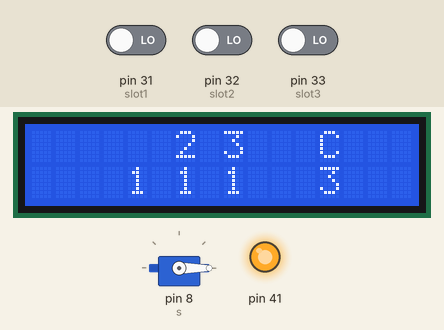
This sketch was run on a simulated Arduino Mega 2560, built with avr-gcc and run on an emulated ATmega2560. On the bench: 16×2 character LCD, servo, output pins drawn as LEDs (lit = HIGH). The inputs (shaded band) are chosen by the test bench; at power-on: pin 31 (slot1) LOW, pin 32 (slot2) LOW, pin 33 (slot3) LOW. What the sketch prints to the serial monitor is not drawn.

Above: at 1.3 s.
1.4 s: pin 31 (slot1) driven HIGH
At 2.6 s:
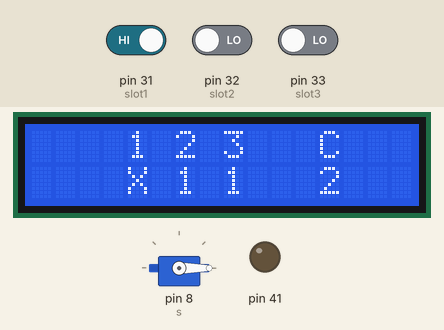
2.9 s: pin 32 (slot2) driven HIGH
At 4.1 s:
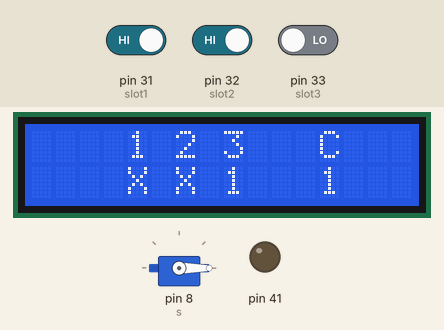
4.4 s: pin 33 (slot3) driven HIGH
At 5.6 s:
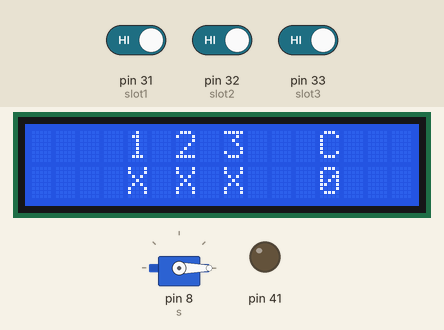
5.9 s: pin 31 (slot1) driven LOW
At 6.7 s:
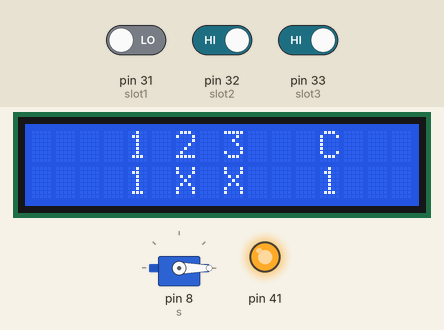
7.4 s: pin 32 (slot2) driven LOW
At 8.6 s:
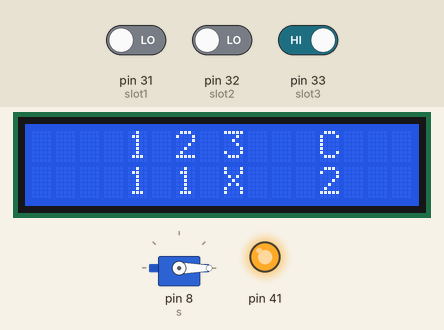
8.9 s: pin 33 (slot3) driven LOW
At 9.7 s:
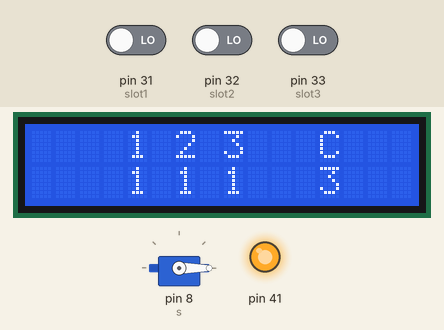
Timing chart, 0 to 11.4 s (numbered marks = the images above; inputs shaded):
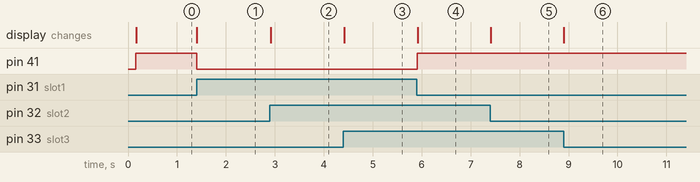

The sketch:

automated_garage.ino
```cpp
#include<LiquidCrystal.h>
#include<Servo.h>
Servo s;

int slot1 = 31;
int slot2 = 32;
int slot3 = 33;
int slot4 = 34;
int slot5 = 35;
int slot6 = 36;

const int rs= 12,en= 11, d4= 5, d5 =4, d6 =3 , d7 = 2;
int counter=0,c1=0,c2=0,c3=0,c4=0,c5=0,c6=0;

LiquidCrystal lcd(rs, en, d4, d5, d6, d7);

void setup(){

 lcd.begin(16,2);
 //
   Serial.begin(9600);
  pinMode(slot1,INPUT);
  pinMode(slot2,INPUT);
  pinMode(slot3,INPUT);
  pinMode(slot4,INPUT);
  pinMode(slot5,INPUT);
  pinMode(slot6,INPUT);
  pinMode(41,OUTPUT);
 s.attach(8);
 s.write(0);
 delay(100);
}

void loop()
{


    if(digitalRead(slot1))
    {
         Serial.println("slot1");
        lcd.setCursor(4,0);
         lcd.print("1");
         lcd.setCursor(4,1);
         lcd.print("X");
         digitalWrite(41,LOW);
         c1=0;
    }
    else
    {
         lcd.setCursor(4,0);
         lcd.setCursor(4,1);
         lcd.print("1");
         digitalWrite(41,HIGH);
         c1=1;
    }
   ////slot2
    if(digitalRead(slot2))
    {
         Serial.println("slot2");
         lcd.setCursor(6,0);
         lcd.print("2");
         lcd.setCursor(6,1);
         lcd.print("X");
         c2=0;
    }
    else
    {
        lcd.setCursor(6,0);
         lcd.print("2");
         lcd.setCursor(6,1);
         lcd.print("1");
         c2=1;
    }
    //////// slot3
    if(digitalRead(slot3))
    {
         Serial.println("slot3");
         lcd.setCursor(8,0);
         lcd.print("3");
         lcd.setCursor(8,1);
         lcd.print("X");
         c3=0;
    }
    else
    {
        lcd.setCursor(8,0);
         lcd.print("3");
         lcd.setCursor(8,1);
         lcd.print("1");
         c3=1;
    }

  counter= c1+c2+c3+c4+c6;
   lcd.setCursor(12,0);
    lcd.print("C");
    lcd.setCursor(12,1);
    lcd.print(counter);


}
```

Measured:
- after the input at 1.4 s, pin 41: HIGH → LOW at once; the display: changes at once (image 1)
- after the input at 2.9 s, the display: changes at once (image 2)
- after the input at 4.4 s, the display: changes at once (image 3)
- after the input at 5.9 s, pin 41: LOW → HIGH at once; the display: changes at once (image 4)
- after the input at 7.4 s, the display: changes at once (image 5)
- after the input at 8.9 s, the display: changes at once (image 6)
